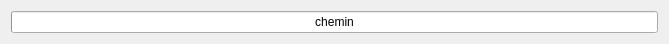
<?xml version="1.0" encoding="UTF-8"?>
<ui version="4.0">
 <class>BarreAvancement</class>
 <widget class="QWidget" name="BarreAvancement">
  <property name="geometry">
   <rect>
    <x>0</x>
    <y>0</y>
    <width>669</width>
    <height>39</height>
   </rect>
  </property>
  <property name="windowTitle">
   <string>Form</string>
  </property>
  <layout class="QHBoxLayout" name="horizontalLayout">
   <item>
    <widget class="QProgressBar" name="progressBar">
     <property name="minimumSize">
      <size>
       <width>0</width>
       <height>0</height>
      </size>
     </property>
     <property name="sizeIncrement">
      <size>
       <width>0</width>
       <height>0</height>
      </size>
     </property>
     <property name="value">
      <number>0</number>
     </property>
     <property name="alignment">
      <set>Qt::AlignLeading|Qt::AlignLeft|Qt::AlignVCenter</set>
     </property>
     <property name="textVisible">
      <bool>true</bool>
     </property>
     <property name="orientation">
      <enum>Qt::Horizontal</enum>
     </property>
     <property name="invertedAppearance">
      <bool>false</bool>
     </property>
     <property name="format">
      <string>chemin</string>
     </property>
    </widget>
   </item>
  </layout>
 </widget>
 <resources/>
 <connections/>
</ui>
